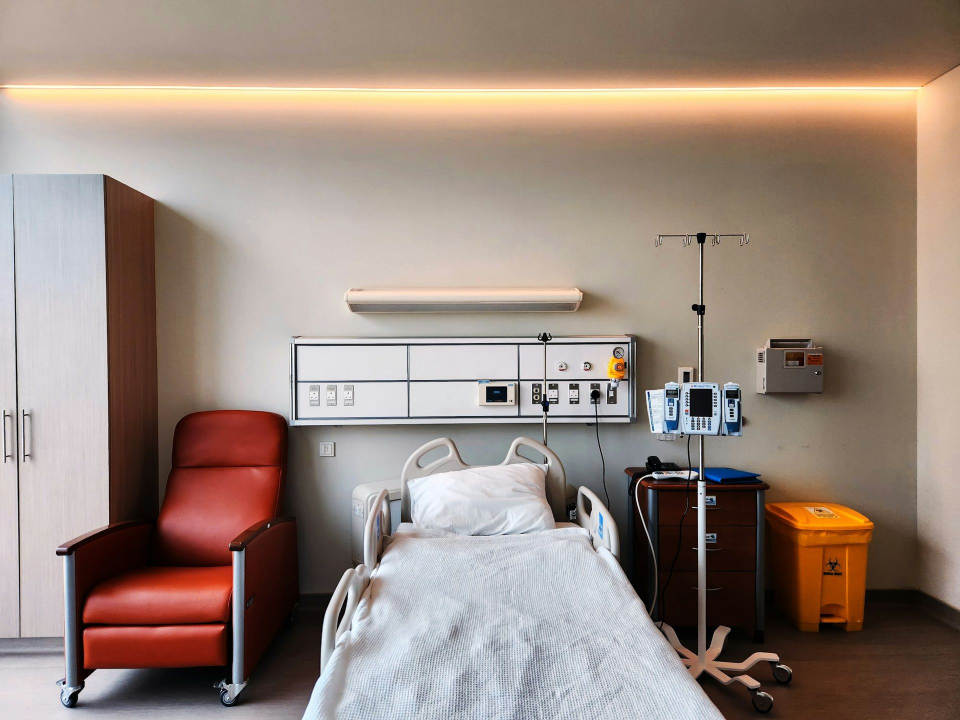
#> input picture assets/img/stock/hosp-room-warm.jpg, 1920 x 1440 px (shown at 1/2 size)
$ python make_og.py
#> lines starting #> are read from the running program, lines starting #| are printed output that depends on the picture
# -*- coding: utf-8 -*-
"""공유용 OG 이미지(1200x630) 생성: python _build/make_og.py
배경은 Unsplash 병실 사진, 글자는 Noto Sans KR 가변 폰트(Windows 기본 설치본)"""
import os
from PIL import Image, ImageDraw, ImageFont
ROOT = os.path.dirname(os.path.dirname(os.path.abspath(__file__)))
IMG = os.path.join(ROOT, 'assets', 'img')
W, H = 1200, 630
og = Image.new('RGB', (W, H), (11, 11, 11))
#> og: PIL image 1200x630 RGB; every value is 11
ph = Image.open(os.path.join(IMG, 'stock', 'hosp-room-warm.jpg')).convert('RGB')
#> ph is the input picture: PIL image 1920x1440 RGB; mean R, G, B 153.5, 135.9, 125.7
pw = int(W * 0.62)
r = max(pw / ph.width, H / ph.height)
#> r = 0.438
ph = ph.resize((int(ph.width * r), int(ph.height * r)), Image.LANCZOS)
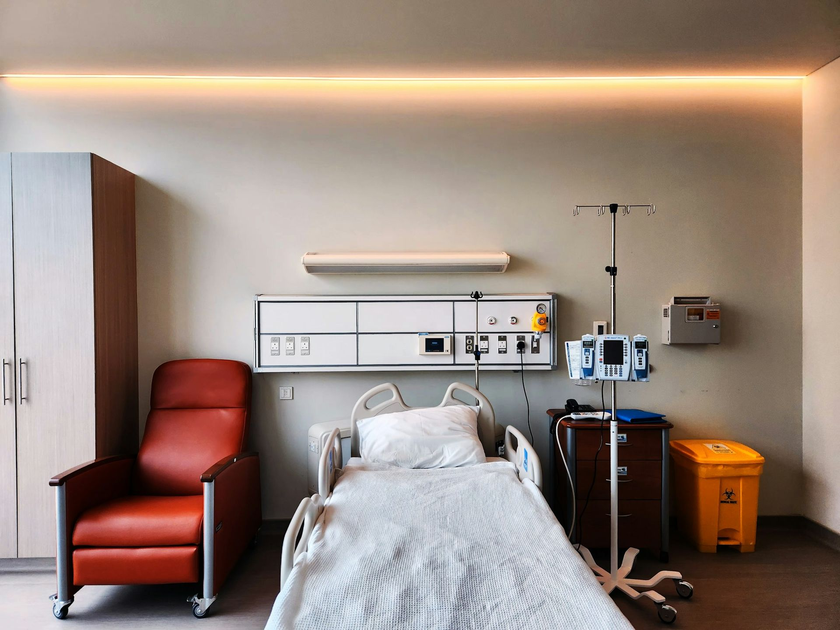
#> ph: PIL image 840x630 RGB; mean R, G, B 153.5, 135.9, 125.7
ph = ph.crop(((ph.width - pw) // 2, (ph.height - H) // 2, (ph.width - pw) // 2 + pw, (ph.height - H) // 2 + H))
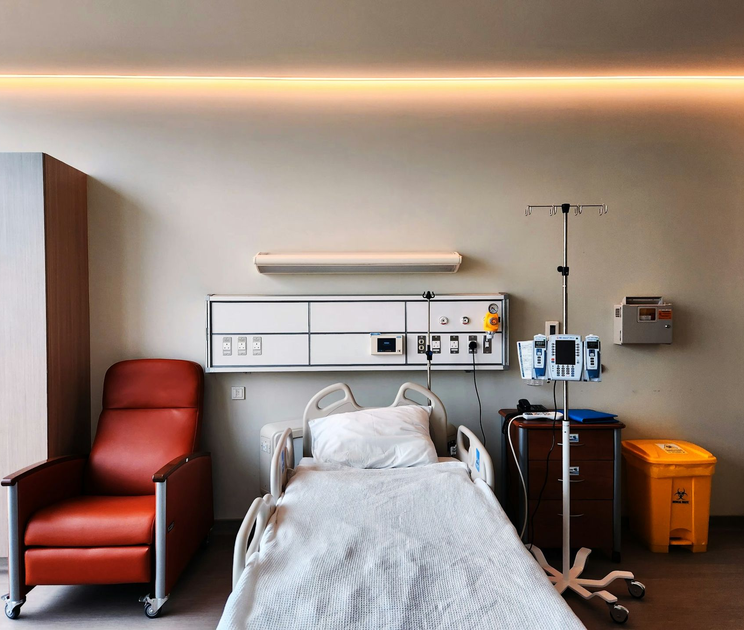
#> ph: PIL image 744x630 RGB; mean R, G, B 150.3, 132.4, 122.1
og.paste(ph, (W - pw, 0))
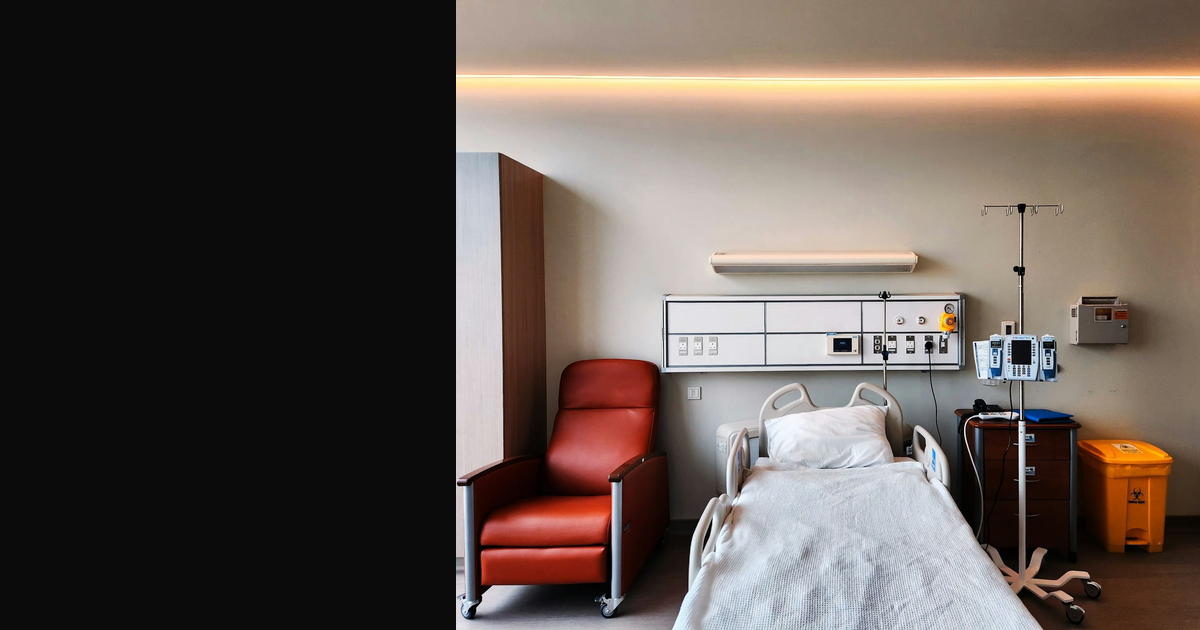
#> og: PIL image 1200x630 RGB; mean R, G, B 97.3, 86.3, 79.9
mask = Image.new('L', (pw, 1))
for i in range(pw):
    mask.putpixel((i, 0), int(255 * max(0, 1 - i / (pw * 0.7)) ** 1.3))
og.paste(Image.new('RGB', (pw, H), (11, 11, 11)), (W - pw, 0), mask.resize((pw, H)))
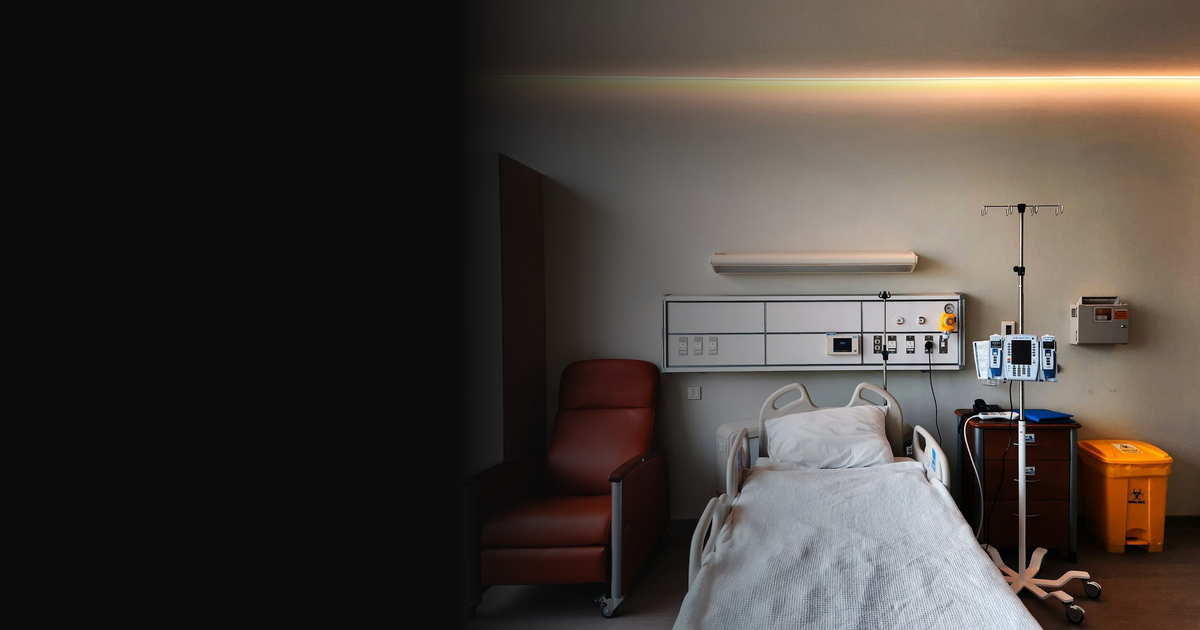
#> og: PIL image 1200x630 RGB; mean R, G, B 69.9, 62.8, 57.6
og = Image.alpha_composite(og.convert('RGBA'), Image.new('RGBA', (W, H), (10, 16, 22, 60))).convert('RGB')
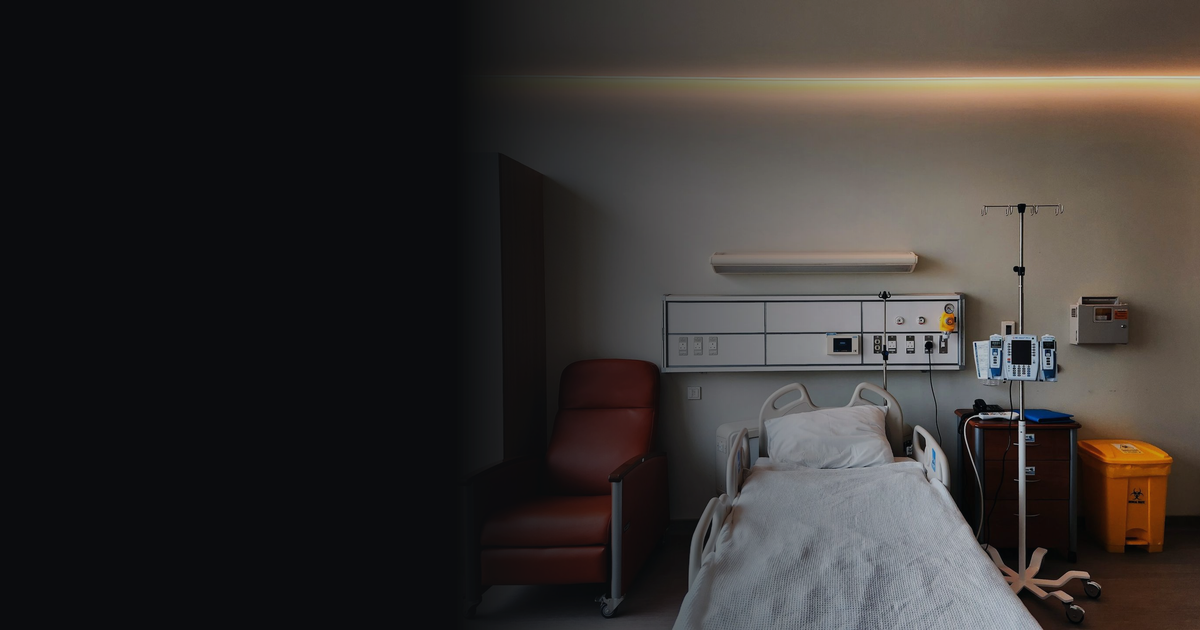
#> og: PIL image 1200x630 RGB; mean R, G, B 55.9, 51.7, 49.4
d = ImageDraw.Draw(og)
FP = 'C:/Windows/Fonts/NotoSansKR-VF.ttf'
def font(size, wght):
    f = ImageFont.truetype(FP, size)
    try: f.set_variation_by_axes([wght])
    except Exception: pass
    return f
#> (the run stopped early here; a loop or call above may not have finished)

$ run again, with assets/img/stock/clean-gloves-floor.jpg copied over assets/img/stock/hosp-room-warm.jpg
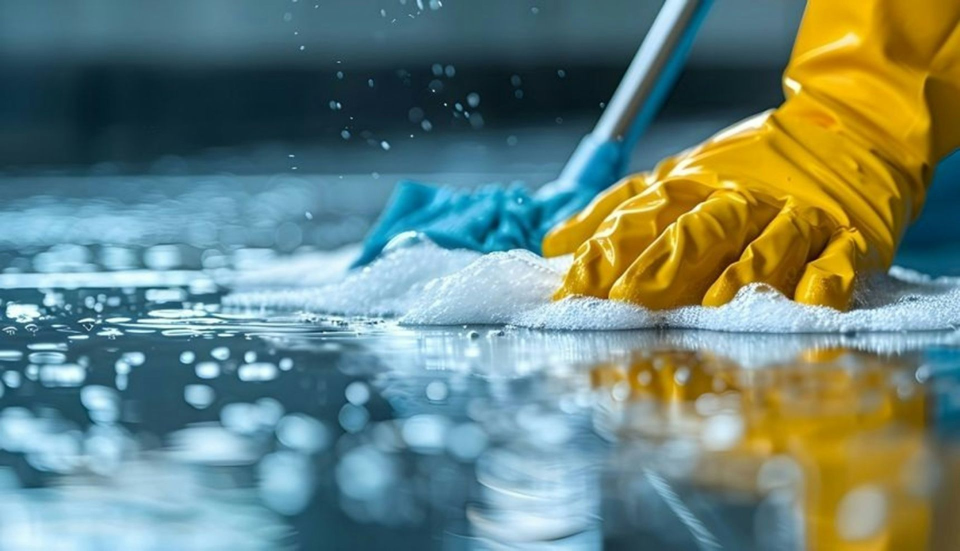
#> input picture assets/img/stock/clean-gloves-floor.jpg, 1920 x 1101 px (shown at 1/2 size)
#> ph is the input picture: PIL image 1920x1101 RGB; mean R, G, B 107.1, 131.5, 122.6
#> `ph = ph.crop(((ph.width - pw) // 2, (ph.height - H) // 2, (ph.width - ..`:
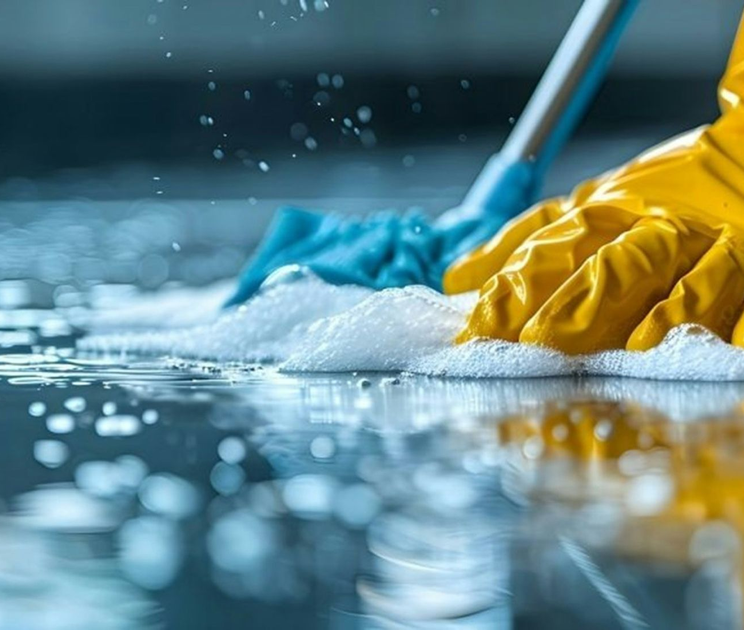
#> ph: PIL image 744x630 RGB; mean R, G, B 103, 133, 133.1
#> `og = Image.alpha_composite(og.convert('RGBA'), Image.new('RGBA', (W, H..`:
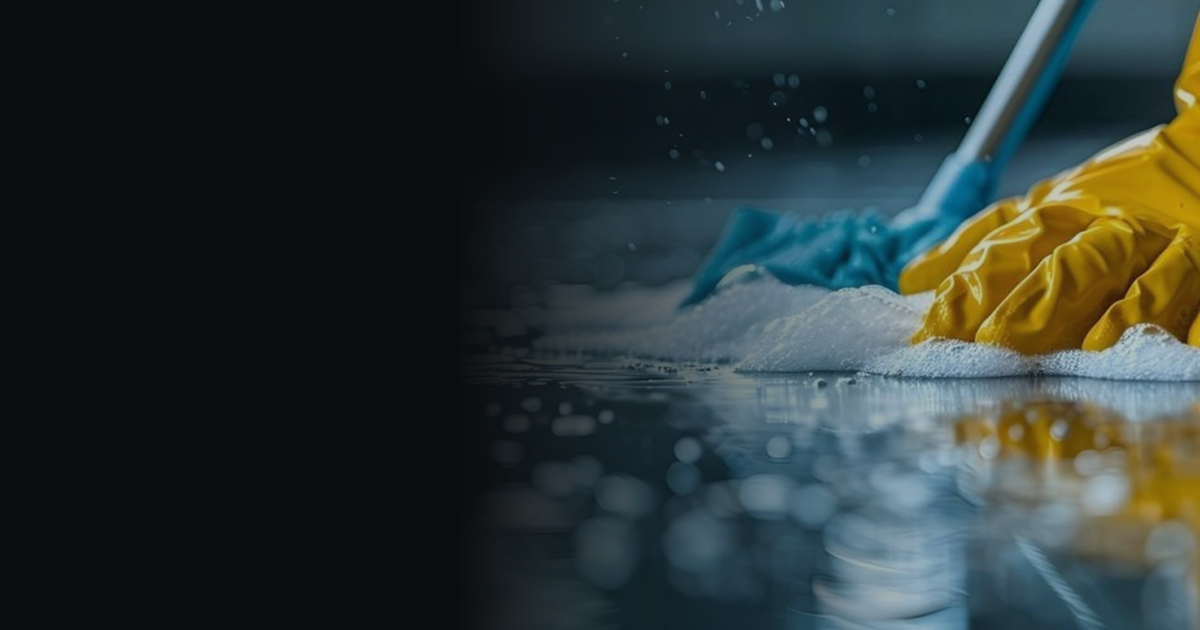
#> og: PIL image 1200x630 RGB; mean R, G, B 43.6, 52.6, 51.5

$ run again, with assets/img/stock/clean-mop-cleanroom.jpg copied over assets/img/stock/hosp-room-warm.jpg
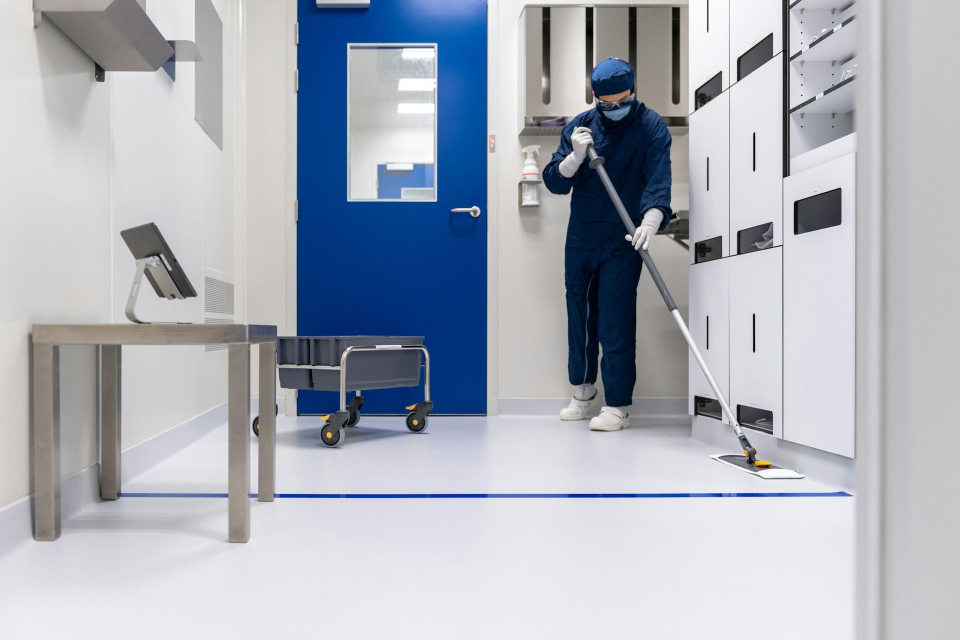
#> input picture assets/img/stock/clean-mop-cleanroom.jpg, 1920 x 1280 px (shown at 1/2 size)
#> ph is the input picture: PIL image 1920x1280 RGB; mean R, G, B 170.6, 176.1, 186.6
#> `ph = ph.crop(((ph.width - pw) // 2, (ph.height - H) // 2, (ph.width - ..`:
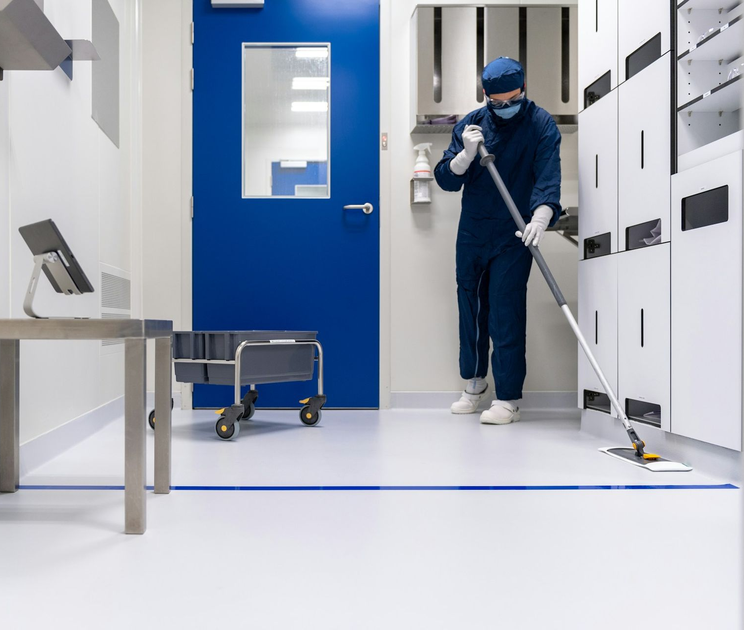
#> ph: PIL image 744x630 RGB; mean R, G, B 164.6, 171.9, 185
#> `og = Image.alpha_composite(og.convert('RGBA'), Image.new('RGBA', (W, H..`:
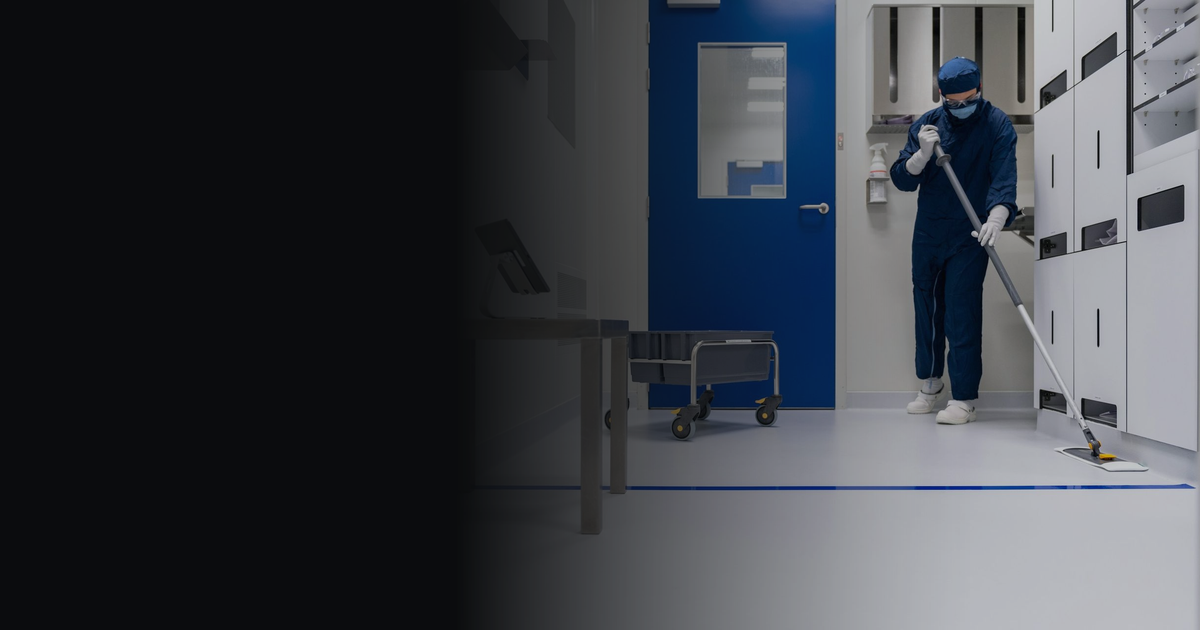
#> og: PIL image 1200x630 RGB; mean R, G, B 61.1, 64.9, 71

$ run again, with assets/img/stock/clean-mop-clinic.jpg copied over assets/img/stock/hosp-room-warm.jpg
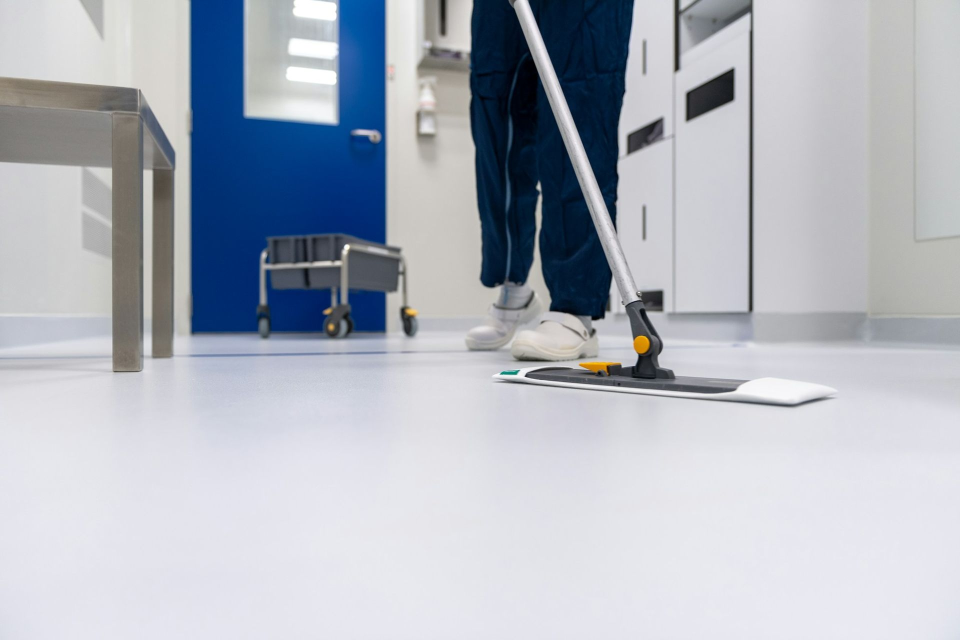
#> input picture assets/img/stock/clean-mop-clinic.jpg, 1920 x 1280 px (shown at 1/2 size)
#> ph is the input picture: PIL image 1920x1280 RGB; mean R, G, B 175.1, 180.4, 190.5
#> `ph = ph.crop(((ph.width - pw) // 2, (ph.height - H) // 2, (ph.width - ..`:
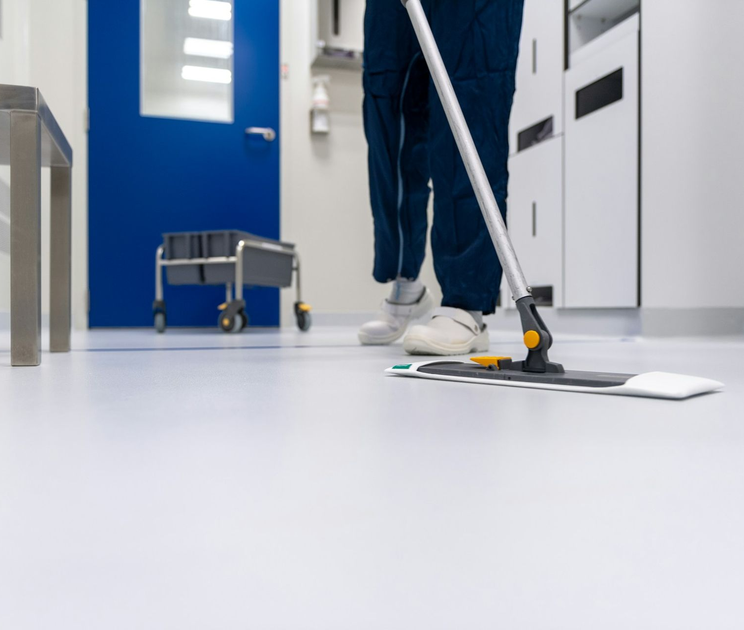
#> ph: PIL image 744x630 RGB; mean R, G, B 167.2, 173.9, 185.8
#> `og = Image.alpha_composite(og.convert('RGBA'), Image.new('RGBA', (W, H..`:
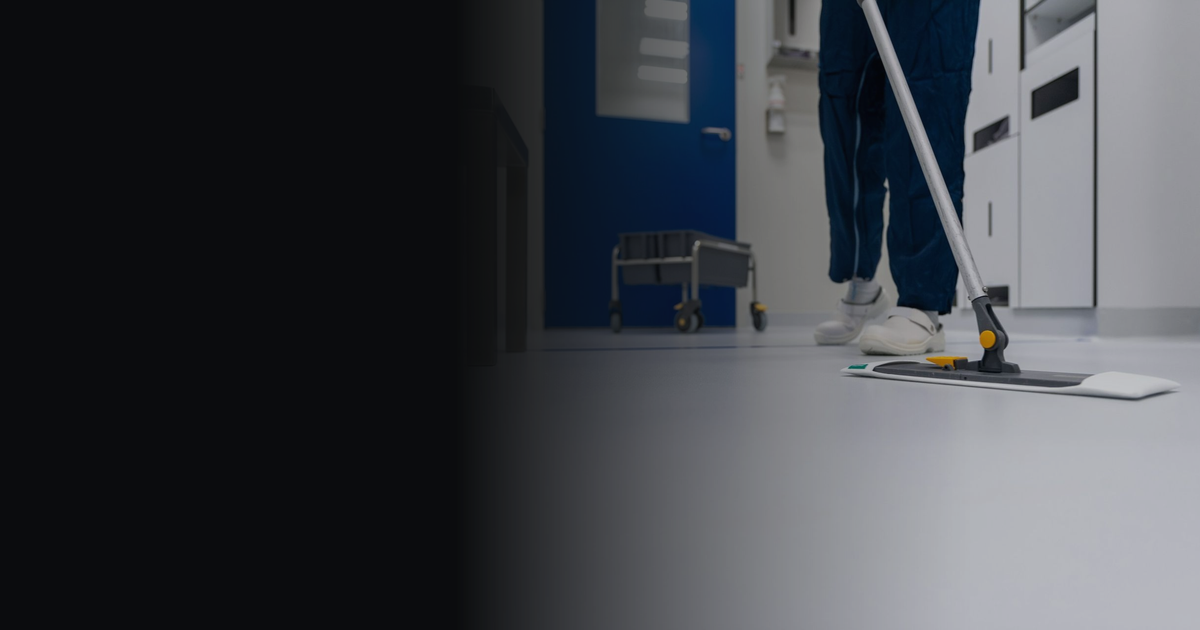
#> og: PIL image 1200x630 RGB; mean R, G, B 63.9, 66.9, 71.9
